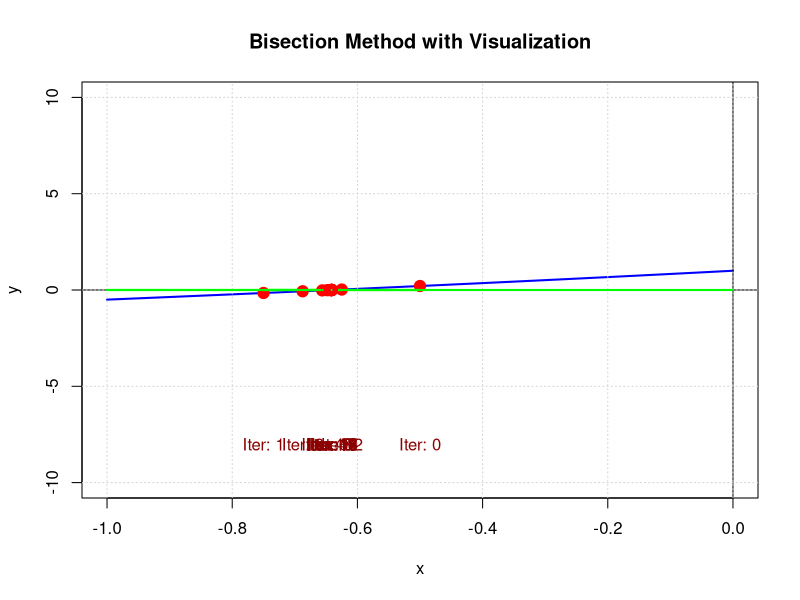

Reproduce this figure in R.
f <- function(x) {  2^x + x  }
bisection <- function(f, a, b, tol = 1e-6, max_n = 100) {
  if (f(a) * f(b) > 0) {
    stop("Функция должна менять знак на концах интервала")
  }
  x0 <- a
  x1 <- b
  y0 <- -10 # !
  y1 <- 10  # !
  plot(NULL, xlim = c(x0, x1), ylim = c(y0, y1), 
       xlab = "x", 
       ylab = "y", 
       main = "Bisection Method with Visualization")
  
  curve(f(x), from = x0, to = x1, col = "blue", lwd = 2, add = TRUE) # График функции
  
  abline(h = 0, col = "black", lwd = 1)  # Ось X
  abline(v = 0, col = "black", lwd = 1)  # Ось Y
  grid()
  
  n <- 0 # Количество итераций
  while ((b - a) / 2 > tol && n < max_n) {
    c <- (a + b) / 2  # Середина отрезка
    
    # Визуализация текущего шага
    y0 = -8
    points(c, f(c), col = "red", pch = 19, cex = 1.5)  # Отмечаем текущую середину
    segments(a, 0, b, 0, col = "green", lwd = 2)  # Отрезок текущего интервала
    text(c, y0, labels = paste0("Iter: ", n), col = "darkred")  # Подпись номера итерации
    y0 = y0-1
    
    Sys.sleep(0.5)
    if (f(c) == 0) {
      return(c)  # Нашли точный корень
    }
    
    if (f(a) * f(c) > 0) {
      a <- c  # Корень в [c, b]
    } else {
      b <- c  # Корень в [a, c]
    }
    n <- n + 1
  }
  return((a + b) / 2)  # Возвращаем найденный корень
}

# Метод бисекции с визуализацией
root <- bisection(f, -1, 0)
print(paste("Найденный корень:", root))
